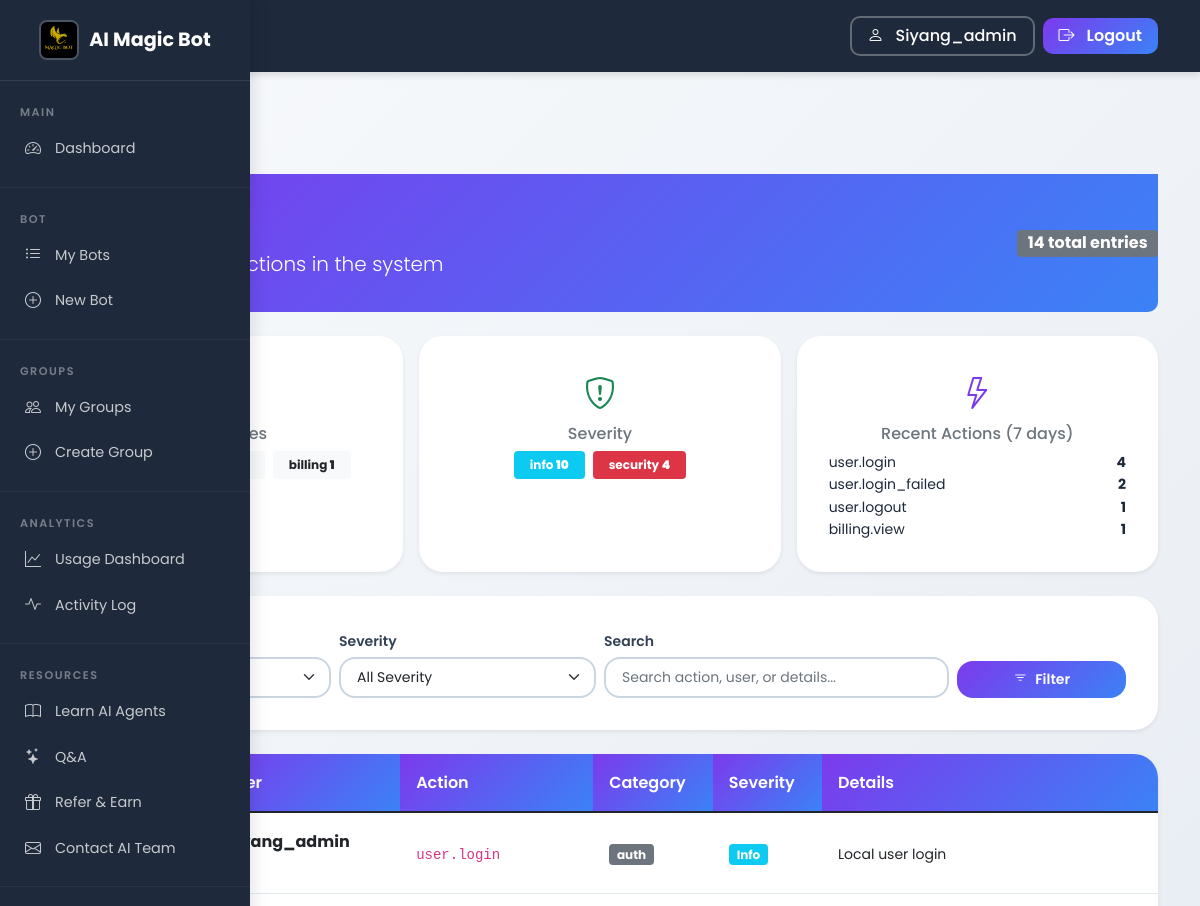
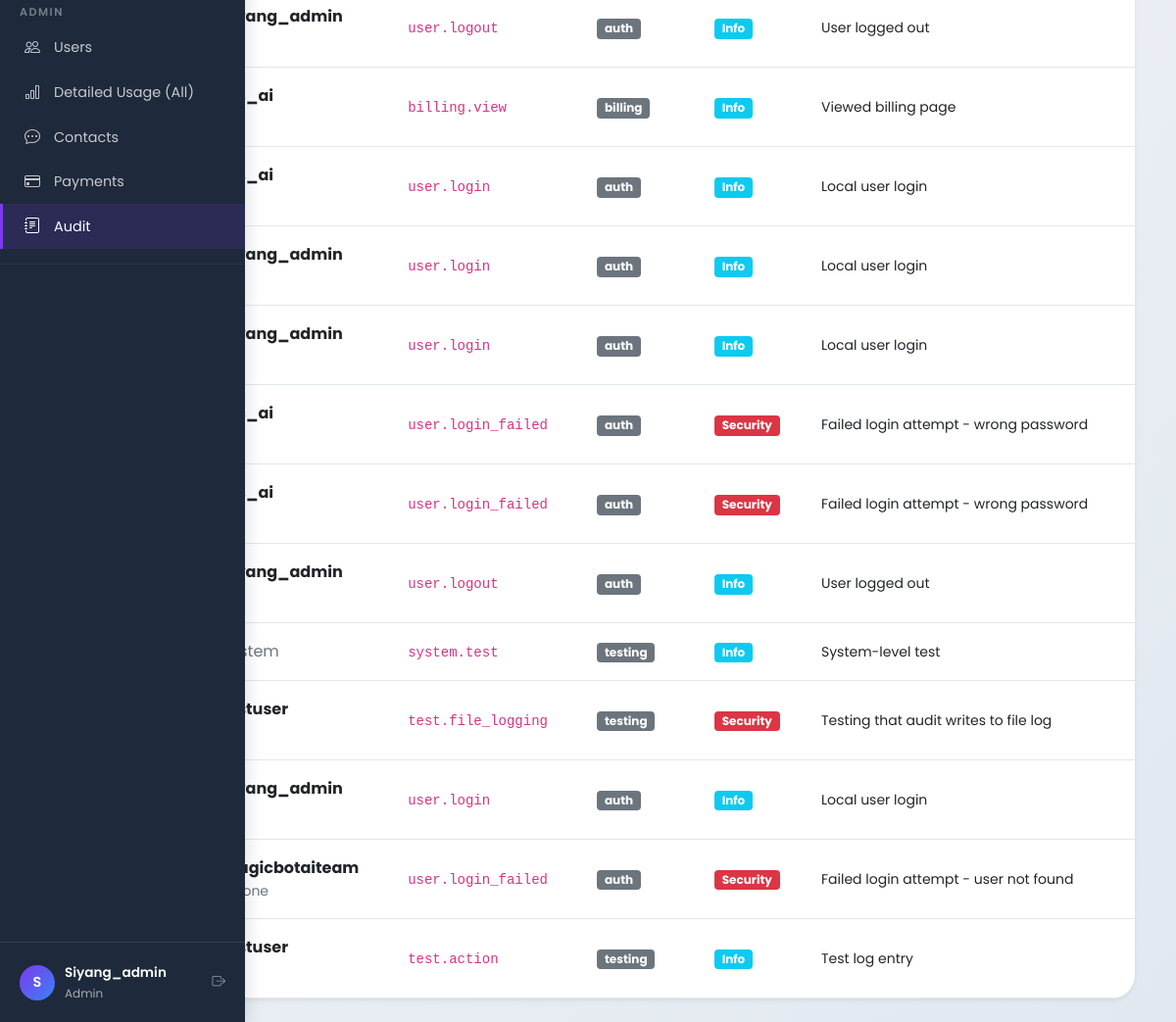
Page /admin/audit (signed in) on the committed database (2 pictures, top to bottom).
### tables this page shows
CREATE TABLE audit_logs (
                id INTEGER PRIMARY KEY AUTOINCREMENT,
                user_id INTEGER,
                username TEXT,
                action TEXT NOT NULL,
                category TEXT NOT NULL DEFAULT 'general',
                severity TEXT NOT NULL DEFAULT 'info',
                details TEXT,
                ip_address TEXT,
                user_agent TEXT,
                old_value TEXT,
                new_value TEXT,
                created_at TIMESTAMP DEFAULT CURRENT_TIMESTAMP,
                FOREIGN KEY (user_id) REFERENCES users (id) ON DELETE SET NULL
            );

### app_complete_with_groups.py (the view)
@app.route("/admin/audit")
@login_required
def admin_audit():
    role = session.get("role", "customer")
    if role != "admin":
        flash("Admin access required.", "danger")
        return redirect(url_for("index"))
    page = request.args.get("page", 1, type=int)
    per_page = 50
    offset = (page - 1) * per_page
    category = request.args.get("category", "")
    severity = request.args.get("severity", "")
    search = request.args.get("search", "")
    logs = get_audit_logs(
        limit=per_page,
        offset=offset,
        category=category or None,
        severity=severity or None,
        search=search or None,
    )
    stats = get_audit_stats()
    return render_template(
        "admin_audit.html",
        logs=logs,
        stats=stats,
        page=page,
        per_page=per_page,
        category=category,
        severity=severity,
        search=search,
        username=session.get("username"),
        role=role,
    )

### app_complete_with_groups.py (called while the page is built, shortened)
@app.context_processor
def inject_trial_notification():
    return {}

@app.context_processor
def inject_random_background():
    import random
    background_images = [
        '/static/AI_IMG1.jpeg',
        '/static/AI_IMG_2.jpeg',
        '/static/AI_IMG_3.jpeg',
        '/static/AI_IMG_4.jpeg'
    ]
    random_bg = random.choice(background_images)
    return {
        'random_background': random_bg,
        'all_backgrounds': background_images,
        'is_admin': session.get('role') == 'admin'
    }

@app.after_request
def _log_access(response):
    if hasattr(request, "method") and hasattr(request, "path"):
        _access_logger.info(
            '%s %s %s %s',
            request.remote_addr or "-",
            request.method,
            request.full_path if hasattr(request, "full_path") else request.path,
            response.status_code,
        )
    return response

    def __call__(self, environ, start_response):
        environ['wsgi.url_scheme'] = 'https'
        return super().__call__(environ, start_response)

### audit.py (called while the page is built)
def get_audit_stats() -> Dict[str, Any]:
    conn = get_conn()
    total = conn.execute("SELECT COUNT(*) as cnt FROM audit_logs").fetchone()["cnt"]
    by_category = conn.execute("""
        SELECT category, COUNT(*) as cnt FROM audit_logs GROUP BY category ORDER BY cnt DESC
    """).fetchall()
    by_severity = conn.execute("""
        SELECT severity, COUNT(*) as cnt FROM audit_logs GROUP BY severity ORDER BY cnt DESC
    """).fetchall()
    recent_actions = conn.execute("""
        SELECT action, COUNT(*) as cnt FROM audit_logs
        WHERE created_at > datetime('now', '-7 days')
        GROUP BY action ORDER BY cnt DESC LIMIT 10
    """).fetchall()
    conn.close()
    return {
        "total": total,
        "by_category": [dict(r) for r in by_category],
        "by_severity": [dict(r) for r in by_severity],
        "recent_actions": [dict(r) for r in recent_actions],
    }

### db.py (called while the page is built)
def _sqlite_conn():
    import sqlite3
    db_path = Path(__file__).parent / "users.db"
    conn = sqlite3.connect(str(db_path), timeout=10)
    conn.row_factory = sqlite3.Row
    conn.execute("PRAGMA journal_mode=WAL")
    conn.execute("PRAGMA busy_timeout = 5000")
    conn.execute("PRAGMA synchronous = NORMAL")
    conn.execute("PRAGMA foreign_keys = ON")
    return conn

def get_conn():
    if USE_PG:
        return _pg_conn()
    return _sqlite_conn()

### templates/admin_audit.html (shortened to what this page needs)
{% extends "base.html" %}
{% block content %}
{% with active_page='admin_audit' %}
{% include '_sidebar.html' %}
<div class="sidebar-content">
{% endwith %}
<div class="container py-4">
    <div class="page-header mb-4 d-flex align-items-center justify-content-between flex-wrap">
        <div>
            <h2 class="mb-1"> Audit Logs</h2>
            <p class="lead mb-0">Track all important actions in the system</p>
        </div>
        <span class="badge bg-secondary fs-6">{{ stats.total }} total entries</span>
    </div>
    <div class="row mb-4 g-3">
        <div class="col-md-4">
            <div class="card border-0 shadow-sm h-100">
                <div class="card-body text-center">
                    <div class="fs-2 mb-1" style="color: var(--primary-color, #7c3aed);">
                    </div>
                    <h6 class="text-muted mb-2">Categories</h6>
                    <div class="d-flex flex-wrap justify-content-center gap-2">
                        {% for cat in stats.by_category %}
                        <a href="?category={{ cat.category }}" class="badge bg-light text-dark text-decoration-none px-3 py-2">
                            {{ cat.category }} <strong>{{ cat.cnt }}</strong>
                        </a>
                        {% endfor %}
                    </div>
                </div>
            </div>
        </div>
        <div class="col-md-4">
            <div class="card border-0 shadow-sm h-100">
                <div class="card-body text-center">
                    <div class="fs-2 mb-1 text-{{ 'success' if stats.by_severity|selectattr('severity', 'equalto', 'info')|map(attribute='cnt')|sum > 0 else 'muted' }}">
                        <i class="bi bi-shield-exclamation"></i>
                    </div>
                    <h6 class="text-muted mb-2">Severity</h6>
                    <div class="d-flex flex-wrap justify-content-center gap-2">
                        {% for sev in stats.by_severity %}
                        <span class="badge bg-{{ 'danger' if sev.severity == 'security' else 'warning' if sev.severity == 'warning' else 'danger' if sev.severity == 'error' else 'info' }} px-3 py-2">
                            {{ sev.severity }} <strong>{{ sev.cnt }}</strong>
                        </span>
                        {% endfor %}
                    </div>
                </div>
            </div>
        </div>
        <div class="col-md-4">
            <div class="card border-0 shadow-sm h-100">
                <div class="card-body text-center">
                    <div class="fs-2 mb-1" style="color: var(--primary-color, #7c3aed);">
                        <i class="bi bi-lightning"></i>
                    </div>
                    <h6 class="text-muted mb-2">Recent Actions (7 days)</h6>
                    <div class="small">
                        {% for act in stats.recent_actions %}
                        <div class="d-flex justify-content-between">
                            <span class="text-truncate me-2" style="max-width: 180px;">{{ act.action }}</span>
                            <strong>{{ act.cnt }}</strong>
                        </div>
                        {% endfor %}
                    </div>
                </div>
            </div>
        </div>
    </div>
    <div class="card border-0 shadow-sm mb-4">
        <div class="card-body">
            <form method="GET" class="row g-2 align-items-end">
                <div class="col-md-3">
                    <label class="form-label small">Category</label>
                </div>
                <div class="col-md-3">
                    <label class="form-label small">Severity</label>
                    <select name="severity" class="form-select form-select-sm">
                        <option value="">All Severity</option>
                    </select>
                </div>
                <div class="col-md-4">
                    <label class="form-label small">Search</label>
                    <input type="text" name="search" class="form-control form-control-sm" placeholder="Search action, user, or details..." value="{{ search }}">
                </div>
                <div class="col-md-2">
                    <button type="submit" class="btn btn-primary btn-sm w-100"><i class="bi bi-filter"></i> Filter</button>
                </div>
            </form>
        </div>
    </div>
    <div class="card border-0 shadow-sm">
        <div class="card-body p-0">
            {% if logs %}
            <div class="table-responsive">
                <table class="table table-hover mb-0">
                    <thead class="table-dark">
                        <tr>
                            <th>Time</th>
                            <th>User</th>
                            <th>Action</th>
                            <th>Category</th>
                            <th>Severity</th>
                            <th>Details</th>
                        </tr>
                    </thead>
                    <tbody>
                        {% for log in logs %}
                        <tr>
                            <td class="small text-nowrap" title="{{ log.created_at }}">
                            </td>
                            <td>
                                {% if log.username %}
                                    <strong>{{ log.username }}</strong>
                                    <small class="text-muted d-block">#{{ log.user_id }}</small>
                                {% else %}
                                    <span class="text-muted">System</span>
                                {% endif %}
                            </td>
                            <td>
                                <code class="small">{{ log.action }}</code>
                            </td>
                            <td>
                                <span class="badge bg-secondary">{{ log.category }}</span>
                            </td>
                            <td>
                                {% if log.severity == 'security' %}
                                    <span class="badge bg-danger">Security</span>
                                {% elif log.severity == 'error' %}
                                    <span class="badge bg-danger">Error</span>
                                {% elif log.severity == 'warning' %}
                                    <span class="badge bg-warning text-dark">Warning</span>
                                {% else %}
                                    <span class="badge bg-info">Info</span>
                                {% endif %}
                            </td>
                            <td>
                                <small>{{ log.details or '-' }}</small>
                            </td>
                        </tr>
                        {% endfor %}
                    </tbody>
                </table>
            </div>
            {% endif %}
        </div>
    </div>
</div>
</div>
{% endblock %}

### templates/base.html (shortened to what this page needs)
<!doctype html>
<html lang="en">
  <head>
    <link href="https://cdn.jsdelivr.net/npm/bootstrap@5.1.3/dist/css/bootstrap.min.css" rel="stylesheet">
    <link rel="stylesheet" href="{{ url_for('static', filename='css/shared.css') }}">
    <link rel="stylesheet" href="https://cdn.jsdelivr.net/npm/bootstrap-icons@1.8.1/font/bootstrap-icons.css">
  </head>
  <body>
    {% block content %}{% endblock %}
  </body>
</html>

### templates/_sidebar.html (shortened to what this page needs)
{% with active_page=active_page|default('') %}
{% include '_navbar.html' %}
{% endwith %}
<div class="sidebar" id="appSidebar">
    <div class="sidebar-brand">
        <a href="{{ url_for('landing') }}">
            <img src="{{ url_for('static', filename='Magic_Bot_AI.png') }}" alt="AI Magic Bot">
            AI Magic Bot
        </a>
    </div>
    <div class="sidebar-section">
        <div class="sidebar-section-title">Main</div>
        <a href="{{ url_for('index') }}" class="sidebar-item {% if active_page == 'dashboard' %}active{% endif %}">
            <i class="bi bi-speedometer2"></i> Dashboard
        </a>
    </div>
    <div class="sidebar-section">
        <div class="sidebar-section-title">Bot</div>
        <a href="{{ url_for('my_bots') }}" class="sidebar-item {% if active_page == 'my_bots' %}active{% endif %}">
            <i class="bi bi-list-ul"></i> My Bots
        </a>
        <a href="{{ url_for('register_bot') }}" class="sidebar-item {% if active_page == 'register' %}active{% endif %}">
            <i class="bi bi-plus-circle"></i> New Bot
        </a>
    </div>
    <div class="sidebar-section">
        <div class="sidebar-section-title">Groups</div>
        <a href="/groups" class="sidebar-item">
            <i class="bi bi-people"></i> My Groups
        </a>
        <a href="/groups/create" class="sidebar-item">
            <i class="bi bi-plus-circle"></i> Create Group
        </a>
    </div>
    <div class="sidebar-section">
        <div class="sidebar-section-title">Analytics</div>
        <a href="/usage" class="sidebar-item {% if active_page == 'usage' %}active{% endif %}">
            <i class="bi bi-graph-up"></i> Usage Dashboard
        </a>
        <a href="/activity" class="sidebar-item {% if active_page == 'activity' %}active{% endif %}">
            <i class="bi bi-activity"></i> Activity Log
        </a>
    </div>
    <div class="sidebar-section">
        <div class="sidebar-section-title">Resources</div>
        <a href="/learn" class="sidebar-item">
            <i class="bi bi-book"></i> Learn AI Agents
        </a>
        <a href="/features/qa" class="sidebar-item">
            <i class="bi bi-stars"></i> Q&A
        </a>
        <a href="/referrer" class="sidebar-item {% if active_page == 'referrer' %}active{% endif %}">
            <i class="bi bi-gift"></i> Refer & Earn
        </a>
        <a href="/advertisement#contact" class="sidebar-item">
            <i class="bi bi-envelope"></i> Contact AI Team
        </a>
    </div>
    {% if role == 'admin' %}
    <div class="sidebar-section">
        <div class="sidebar-section-title">Admin</div>
        <a href="{{ url_for('find_users') }}" class="sidebar-item">
            <i class="bi bi-people"></i> Users
        </a>
        <a href="/usage/admin" class="sidebar-item {% if active_page == 'usage_admin' %}active{% endif %}">
            <i class="bi bi-bar-chart"></i> Detailed Usage (All)
        </a>
        <a href="/admin/contacts" class="sidebar-item {% if active_page == 'admin_contacts' %}active{% endif %}">
            <i class="bi bi-chat-dots"></i> Contacts
        </a>
        <a href="/admin/payments" class="sidebar-item {% if active_page == 'admin_payments' %}active{% endif %}">
            <i class="bi bi-credit-card"></i> Payments
        </a>
        <a href="/admin/audit" class="sidebar-item {% if active_page == 'admin_audit' %}active{% endif %}">
            <i class="bi bi-journal-text"></i> Audit
        </a>
    </div>
    {% endif %}
    <div class="sidebar-footer">
        <div class="sidebar-user-info">
            <div class="avatar">
                {{ username[:1].upper() if username else 'U' }}
            </div>
            <div>
                <div class="user-name">{{ username }}</div>
                <div class="user-role">{{ role|title if role else 'User' }}</div>
            </div>
            <a href="{{ url_for('logout') }}" class="ms-auto text-white-50" title="Logout">
                <i class="bi bi-box-arrow-right"></i>
            </a>
        </div>
    </div>
</div>

### templates/_navbar.html (shortened to what this page needs)
<nav class="navbar navbar-expand-lg navbar-dark fixed-top">
    <div class="container">
        <div class="collapse navbar-collapse" id="navbarNav">
            <ul class="navbar-nav ms-auto align-items-center">
                {% if username %}
                <li class="nav-item ms-3">
                    <a href="{{ url_for('profile') }}" class="btn btn-outline-light" style="border-radius: 10px; padding: 6px 16px; font-weight: 500; border-width: 2px;">
                        <i class="bi bi-person me-1"></i> {{ username }}
                    </a>
                </li>
                {% endif %}
                <li class="nav-item ms-2">
                    <a href="{{ url_for('logout') }}" class="btn btn-primary" style="border-radius: 10px; padding: 6px 16px; font-weight: 600;">
                        <i class="bi bi-box-arrow-right me-1"></i> Logout
                    </a>
                </li>
            </ul>
        </div>
    </div>
</nav>
<div style="padding-top: 80px;"></div>

### rows in the picture
audit_logs: category "billing", cnt "1", action "billing.view", username "cts_ai", severity "Info", details "Viewed billing page"
audit_logs: severity "info", cnt "10", username "Siyang_admin", action "user.login", category "auth", shows "Info", details "Local user login"
audit_logs: severity "security", cnt "4", username "testuser", action "test.file_logging", category "testing", shows "Security", details "Testing that audit writes to file log"
audit_logs: action "user.login_failed", cnt "2", username "magicbotaiteam", user_id "None", category "auth", severity "Security", details "Failed login attempt - user not found"
audit_logs: username "Siyang_admin", action "user.login", category "auth", severity "Info", details "Local user login"
audit_logs: username "Siyang_admin", action "user.logout", category "auth", severity "Info", details "User logged out"
audit_logs: username "cts_ai", action "user.login", category "auth", severity "Info", details "Local user login"
audit_logs: username "Siyang_admin", action "user.login", category "auth", severity "Info", details "Local user login"
audit_logs: username "cts_ai", action "user.login_failed", category "auth", severity "Security", details "Failed login attempt - wrong password"
audit_logs: username "cts_ai", action "user.login_failed", category "auth", severity "Security", details "Failed login attempt - wrong password"
audit_logs: username "Siyang_admin", action "user.logout", category "auth", severity "Info", details "User logged out"
audit_logs: shows "System", action "system.test", category "testing", severity "Info", details "System-level test"
audit_logs: username "Siyang_admin", action "user.login", category "auth", severity "Info", details "Local user login"
audit_logs: username "testuser", action "test.action", category "testing", severity "Info", details "Test log entry"

### other values in the picture
{{ username }} "Siyang_admin"
{{ username[:1].upper() if username else 'U' }} "S"
{{ role|title if role else 'User' }} "Admin"
{{ stats.total }} "14"
{{ act.action }} "user.login" "user.logout"
{{ act.cnt }} "4" "1"
